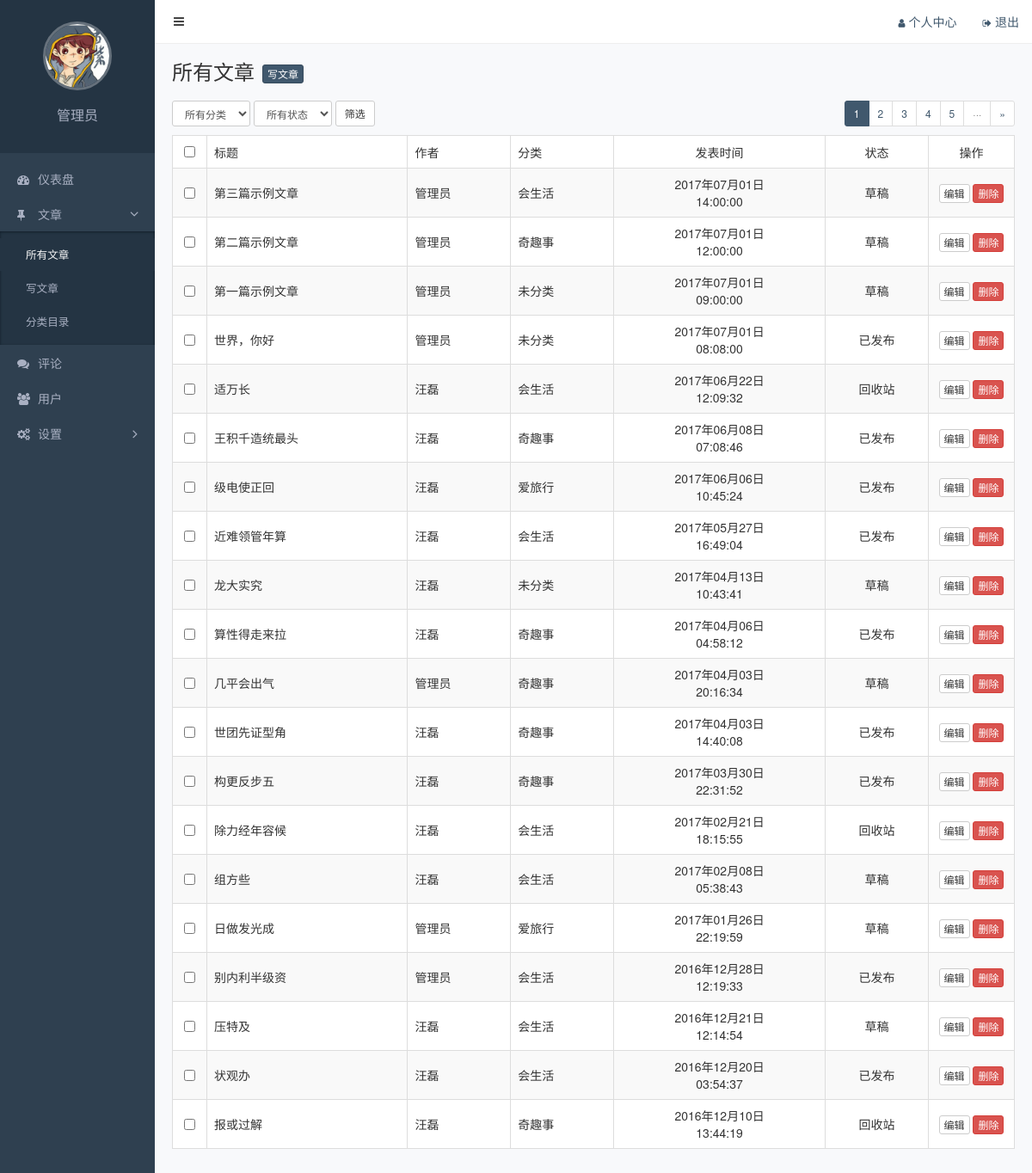
Screenshot of /admin/posts.php (signed in) with the database file from the repository.
### tables this page shows
CREATE TABLE `posts` (
  `id` int(11) NOT NULL AUTO_INCREMENT COMMENT '主键',
  `slug` varchar(200) NOT NULL COMMENT '别名',
  `title` varchar(200) NOT NULL COMMENT '标题',
  `feature` varchar(200) DEFAULT NULL COMMENT '特色图像',
  `created` datetime NOT NULL COMMENT '创建时间',
  `content` text COMMENT '内容',
  `views` int(11) NOT NULL DEFAULT '0' COMMENT '浏览数',
  `likes` int(11) NOT NULL DEFAULT '0' COMMENT '点赞数',
  `status` varchar(20) NOT NULL COMMENT '状态（drafted/published/trashed）',
  `user_id` int(11) NOT NULL COMMENT '用户 ID',
  `category_id` int(11) NOT NULL COMMENT '分类 ID',
  PRIMARY KEY (`id`) USING BTREE,
  UNIQUE KEY `slug` (`slug`) USING BTREE
);

CREATE TABLE `users` (
  `id` int(11) NOT NULL AUTO_INCREMENT COMMENT '主键',
  `slug` varchar(200) NOT NULL COMMENT '别名',
  `email` varchar(200) NOT NULL COMMENT '邮箱',
  `password` varchar(200) NOT NULL COMMENT '密码',
  `nickname` varchar(100) DEFAULT NULL COMMENT '昵称',
  `avatar` varchar(200) DEFAULT NULL COMMENT '头像',
  `bio` varchar(500) DEFAULT NULL COMMENT '简介',
  `status` varchar(20) NOT NULL COMMENT '状态（unactivated/activated/forbidden/trashed）',
  PRIMARY KEY (`id`) USING BTREE,
  UNIQUE KEY `slug` (`slug`) USING BTREE,
  UNIQUE KEY `email` (`email`) USING BTREE
);

CREATE TABLE `categories` (
  `id` int(11) NOT NULL AUTO_INCREMENT COMMENT '主键',
  `slug` varchar(200) NOT NULL COMMENT '别名',
  `name` varchar(200) NOT NULL COMMENT '分类名称',
  PRIMARY KEY (`id`) USING BTREE,
  UNIQUE KEY `slug` (`slug`) USING BTREE
);

### admin/posts.php (the view, shortened to what this page needs)
<?php
require_once '../functions.php';
$where = '1 = 1';
$size = 20;
$page = isset($_GET['page']) ? (int)$_GET['page'] : 1;
$offset = ($page - 1) * $size;
$posts = xiu_fetch_all("select
posts.id,
posts.title,
posts.created,
posts.`status`,
categories.`name` as category_name,
users.nickname as user_name
from posts
INNER JOIN categories on posts.category_id = categories.id
INNER JOIN users on posts.user_id = users.id
where {$where}
order by posts.created desc
limit {$offset}, {$size};");
function xiu_convert_status($status){
  $dict = array('published' => '已发布','drafted' => '草稿','trashed' => '回收站' );
  return isset($dict[$status]) ? $dict[$status] : '未知';
}
function xiu_convert_date($created){
  $timestamp = strtotime($created);
  return date('Y年m月d日<b\r>H:i:s', $timestamp);
}
 ?>
<!DOCTYPE html>
<html lang="zh-CN">
<head>
  <link rel="stylesheet" href="/static/assets/vendors/bootstrap/css/bootstrap.css">
  <link rel="stylesheet" href="/static/assets/vendors/font-awesome/css/font-awesome.css">
  <link rel="stylesheet" href="/static/assets/vendors/nprogress/nprogress.css">
  <link rel="stylesheet" href="/static/assets/css/admin.css">
</head>
<body>
<div class="main">
  <?php include 'includes/navbar.php' ?>
    <div class="container-fluid">
      <div class="page-title">
        <h1>所有文章</h1>
        <a href="/admin/post-add.php" class="btn btn-primary btn-xs">写文章</a>
      </div>
      <div class="page-action">
        <form class="form-inline" action="<?php echo $_SERVER['PHP_SELF'] ?>">
          <select name="category" class="form-control input-sm">
            <option value="all">所有分类</option>
          </select>
          <select name="status" class="form-control input-sm">
            <option value="all">所有状态</option>
          </select>
          <button class="btn btn-default btn-sm">筛选</button>
        </form>
        <ul class="pagination pagination-sm pull-right">
        </ul>
      </div>
      <table class="table table-striped table-bordered table-hover">
        <thead>
          <tr>
            <th class="text-center" width="40"><input type="checkbox"></th>
            <th>标题</th>
            <th>作者</th>
            <th>分类</th>
            <th class="text-center">发表时间</th>
            <th class="text-center">状态</th>
            <th class="text-center" width="100">操作</th>
          </tr>
        </thead>
        <tbody>
        <?php foreach ($posts as $item): ?>
          <tr>
            <td class="text-center"><input type="checkbox" data-id="<?php echo $item['id'] ?>"></td>
            <td><?php echo $item['title'] ?></td>
            <td><?php echo $item['user_name']; ?></td>
            <td><?php echo $item['category_name']; ?></td>
            <td class="text-center"><?php echo xiu_convert_date($item['created']) ?></td>
            <td class="text-center"><?php echo xiu_convert_status($item['status']) ?></td>
            <td class="text-center">
              <a href="javascript:;" class="btn btn-default btn-xs">编辑</a>
              <a href="/admin/api/posts-delete.php?id=<?php echo $item['id'] ?>" class="btn btn-danger btn-xs">删除</a>
            </td>
          </tr>
        <?php endforeach ?>
        </tbody>
      </table>
    </div>
</div>
  <?php include 'includes/aside.php' ?>
</body>
</html>

### static/assets/css/admin.css (style rules this page uses)
.form-control { box-shadow: none; }
body { background-color: #f8f9fb; -webkit-font-smoothing: antialiased; -moz-osx-font-smoothing: grayscale; }
.main { position: relative; overflow: hidden; min-width: 844px; min-height: 100vh; padding: 70px 5px 20px 185px; }
.main .container-fluid .page-title { overflow: hidden; margin-bottom: 20px; }
.main .container-fluid .page-title h1 { display: inline-block; margin: 0; font-size: 24px; font-weight: 400; }
.main .container-fluid .page-title .btn-primary { margin-left: 5px; vertical-align: bottom; }
.main .container-fluid .page-action { overflow: hidden; margin-bottom: 10px; }
.main .container-fluid .page-action .btn-batch, .main .container-fluid .page-action .form-inline { display: inline-block; }
.main .container-fluid .page-action .btn { margin-right: 10px; }
.main .container-fluid .pagination { margin: 0; }
.main .container-fluid table { background-color: #fff; }
.main .container-fluid th { border-bottom: 1px; font-weight: 400; }
.main .container-fluid td { vertical-align: middle; }

### rows the page displays
posts: title "第三篇示例文章", user.nickname "管理员", category.name "会生活", created "2017年07月01日 14:00:00", status "草稿"
posts: title "第二篇示例文章", user.nickname "管理员", category.name "奇趣事", created "2017年07月01日 12:00:00", status "草稿"
posts: title "第一篇示例文章", user.nickname "管理员", category.name "未分类", created "2017年07月01日 09:00:00", status "草稿"
posts: title "世界，你好", user.nickname "管理员", category.name "未分类", created "2017年07月01日 08:08:00", status "已发布"
posts: title "适万长", user.nickname "汪磊", category.name "会生活", created "2017年06月22日 12:09:32", status "回收站"
posts: title "王积千造统最头", user.nickname "汪磊", category.name "奇趣事", created "2017年06月08日 07:08:46", status "已发布"
posts: title "级电使正回", user.nickname "汪磊", category.name "爱旅行", created "2017年06月06日 10:45:24", status "已发布"
posts: title "近难领管年算", user.nickname "汪磊", category.name "会生活", created "2017年05月27日 16:49:04", status "已发布"
posts: title "龙大实究", user.nickname "汪磊", category.name "未分类", created "2017年04月13日 10:43:41", status "草稿"
posts: title "算性得走来拉", user.nickname "汪磊", category.name "奇趣事", created "2017年04月06日 04:58:12", status "已发布"
posts: title "几平会出气", user.nickname "管理员", category.name "奇趣事", created "2017年04月03日 20:16:34", status "草稿"
posts: title "世团先证型角", user.nickname "汪磊", category.name "奇趣事", created "2017年04月03日 14:40:08", status "已发布"
posts: title "构更反步五", user.nickname "汪磊", category.name "奇趣事", created "2017年03月30日 22:31:52", status "已发布"
posts: title "除力经年容候", user.nickname "汪磊", category.name "会生活", created "2017年02月21日 18:15:55", status "回收站"
posts: title "组方些", user.nickname "汪磊", category.name "会生活", created "2017年02月08日 05:38:43", status "草稿"
posts: title "日做发光成", user.nickname "管理员", category.name "爱旅行", created "2017年01月26日 22:19:59", status "草稿"
posts: title "别内利半级资", user.nickname "管理员", category.name "会生活", created "2016年12月28日 12:19:33", status "已发布"
posts: title "压特及", user.nickname "汪磊", category.name "会生活", created "2016年12月21日 12:14:54", status "草稿"
posts: title "状观办", user.nickname "汪磊", category.name "会生活", created "2016年12月20日 03:54:37", status "已发布"
posts: title "报或过解", user.nickname "汪磊", category.name "奇趣事", created "2016年12月10日 13:44:19", status "回收站"

### other values shown
$current_user['nickname'] "管理员"
